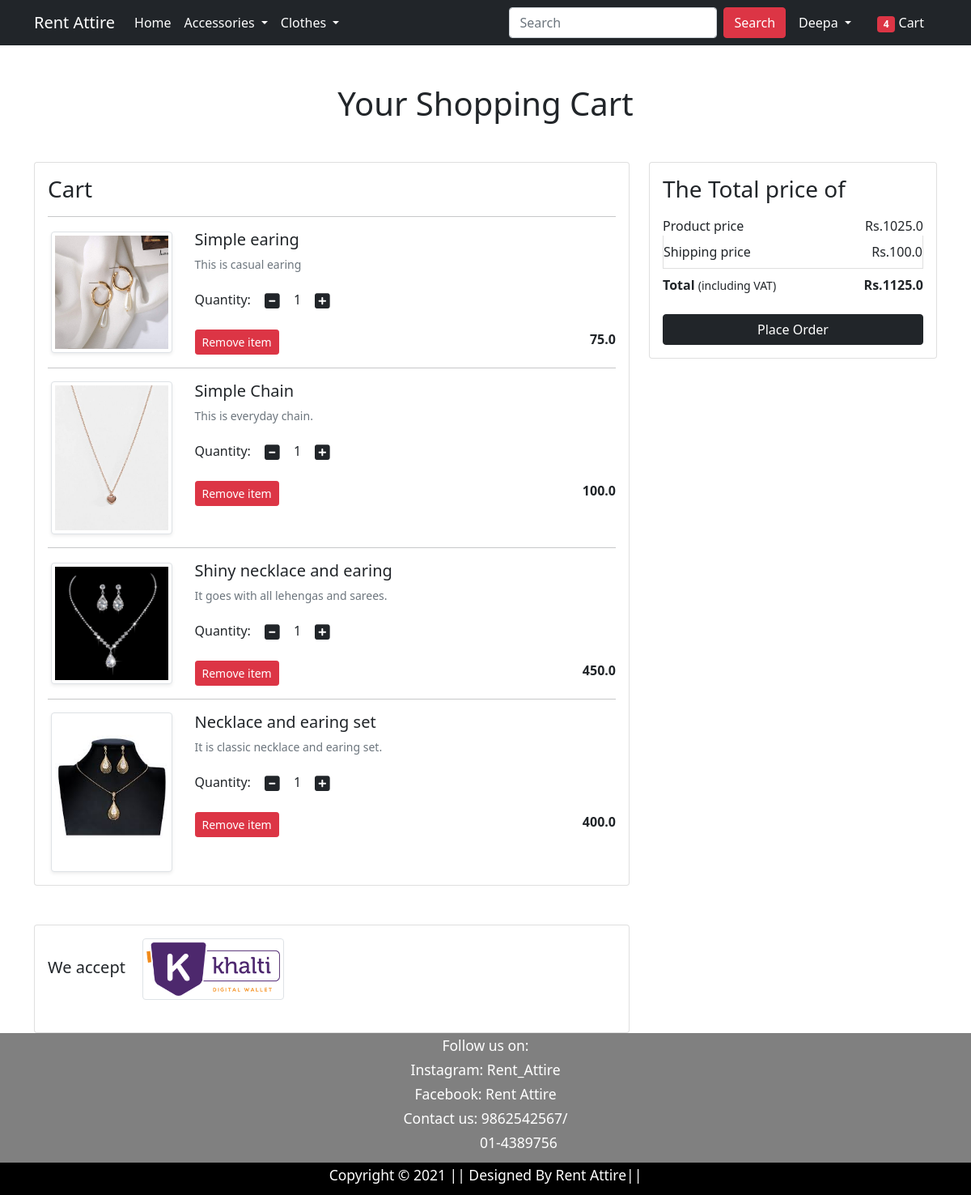
Screenshot of /cart/ (signed in) with the database file from the repository.
### app/models.py (models this page shows, shortened)
class Cart(models.Model):
    user = models.ForeignKey(User, on_delete=models.CASCADE)
    product = models.ForeignKey(Product, on_delete=models.CASCADE)
    quantity = models.PositiveIntegerField(default = 1)
    rent_duration = models.CharField(max_length=6, default='4 days')

class Product(models.Model):
    title = models.CharField(max_length=100)
    renting_price = models.FloatField()
    discounted_price = models.FloatField()
    description = models.TextField()
    category = models.CharField(choices = CATEGORY_CHOICES, max_length=2)
    materialandcare = models.TextField(null=True)
    product_image = models.ImageField(upload_to='producting')

### app/views.py (the view)
# urls.py: path('cart/', views.show_cart, name='showcart'),
@login_required
def show_cart(request):
    totalitem = 0
    if request.user.is_authenticated:
        totalitem = len(Cart.objects.filter(user=request.user))
        user=request.user
        cart = Cart.objects.filter(user=user)
        amount = 0.0
        shipping_amount = 100.0
        totalamount = 0.0
        cart_product = [p for p in Cart.objects.all() if p.user==user]
        if cart_product:
            for p in cart_product:
                tempamount = (p.quantity * p.product.discounted_price)
                amount+=tempamount
                totalamount = amount + shipping_amount
            return render(request, 'app/addtocart.html', {'carts':cart, 'totalamount':totalamount,
                          'amount':amount, 'shipping_amount':shipping_amount, 'totalitem':totalitem})
        else:
            return render(request, 'app/empty.html')

### app/templates/app/addtocart.html (shortened to what this page needs)
{% extends 'app/base.html' %}
{% load static %}
{% block main-content %}
<div class="container my-5">
 <div class="row">
  <h1 class="text-center mb-5">Your Shopping Cart</h1>
  <div class="col-sm-8">
  <div class="card">
   <div class="card-body">
    <h3>Cart</h3>
    {% for cart in carts %}
    <hr>
    <div class="row">
     <div class="col-sm-3 text-center align-self-center">
       <img src="{{cart.product.product_image.url}}" alt="" srcset="" class="img-fluid img-thumbnail shadow-sm" height="150" width="150"> </div>
     <div class="col-sm-9">
      <div>
       <h5>{{cart.product.title}}</h5>
       <p class="mb-2 text-muted small">{{cart.product.description}}</p>
       <div class="my-3">
        <label for="quantity">Quantity:</label>
        <a class="minus-cart btn" pid="{{cart.product.id}}"><i class="fas fa-minus-square fa-lg"></i></a>
          <span id="quantity">{{cart.quantity}}</span>
        <a class="plus-cart btn" pid="{{cart.product.id}}"><i class="fas fa-plus-square fa-lg"></i></a>
       </div>
       <div class="d-flex justify-content-between">
        <a href="#" class="btn btn-sm btn-danger mr-3 remove-cart" pid="{{cart.product.id}}">Remove item </a>
        <p class="mb-0"><span><strong>{{cart.product.discounted_price}}</strong></span></p>
       </div>
      </div>
     </div>
    </div>
    {% endfor %}
   </div>
   </div>
  </div>
  <div class="col-sm-4">
   <div class="card">
    <div class="card-body">
      <h3>The Total price of</h3>
      <ul class="list-group">
       <li class="list-group-item d-flex justify-content-between
       align-items-center border-0 px-0 pb-0"> Product price<span>Rs.<span id = "amount">{{amount}}</span></span></li>
       <li class="list-group-item d-flex justify-content-between
       align-items-center px-0">Shipping price<span>Rs.{{shipping_amount}}</span></li>
       <li class="list-group-item d-flex justify-content-between
       align-items-center border-0 px-0 mb-3">
        <div>
           <strong>Total</strong> <small>(including VAT)</small>
         </div>
         <span><strong>Rs.<strong id = "totalamount">{{totalamount}}</strong></strong></span>
       </li>
      </ul>
      <div class="d-grid"><a href="{% url 'checkout' %}" class="btn btn-dark">Place Order</a></div>
    </div>
   </div>
  </div>
 </div>
</div>
<div class="container">
 <div class="row">
  <div class="col-sm-8">
   <div class="card">
    <div class="card-body">
      <h5 class="mb-4">We accept &nbsp;&nbsp;
        <img src="{% static 'app/images/payavail/khalti-logo.jpg' %}"
        alt="" class="img-fluid img-thumbnail w-25" height="100px"
        width="10px"> </h5>
    </div>
  </div>
  </div>
 </div>
</div>
{% endblock main-content %}

### app/templates/app/base.html (shortened to what this page needs)
<!doctype html>
{% load static %}
<html lang="en">
  <head>
    <link href="https://cdn.jsdelivr.net/npm/bootstrap@5.0.0-beta1/dist/css/bootstrap.min.css" rel="stylesheet">
    <link rel="stylesheet" href="{% static 'app/css/owl.carousel.min.css' %}">
    <link rel="stylesheet" href="{% static 'app/css/all.min.css' %}">
    <link rel="stylesheet" href="{% static 'app/css/style.css' %}">
  </head>
  <body>
    <nav class="navbar navbar-expand-lg navbar-dark bg-dark">
     <div class="container">
       <a class="navbar-brand" href="/">Rent Attire</a>
       <div class="collapse navbar-collapse" id="navbarSupportedContent">
         <ul class="navbar-nav me-auto mb-2 mb-lg-0">
           <li class="nav-item">
             <a class="nav-link active" aria-current="page" href="/">Home</a>
           </li>
           <li class="nav-item dropdown">
             <a class="nav-link dropdown-toggle text-white" href="#" id="fashionDropdown" role="button" data-bs-toggle="dropdown" aria-expanded="false">
               Accessories
             </a>
           </li>
           <li class="nav-item dropdown">
             <a class="nav-link dropdown-toggle text-white" href="#" id="fashionDropdown" role="button" data-bs-toggle="dropdown" aria-expanded="false">
               Clothes
             </a>
           </li>
         </ul>
         <form  action="/search" method="GET" class="d-flex">
           <input class="form-control me-2" name="keyword" type="search" placeholder="Search" required aria-label="Search">
           <button class="btn btn-danger" type="submit">Search</button>
         </form>
         <div>
          <ul class="navbar-nav me-auto mb-2 mb-lg-0">
            {% if request.user.is_authenticated %}
           <li class="nav-item dropdown mx-2">
              <a class="nav-link dropdown-toggle text-white" href="#" id="profileDropdown" role="button" data-bs-toggle="dropdown" aria-expanded="false">
                {{request.user.username|capfirst}}
              </a>
            </li>
            <li class="nav-item mx-2">
             <a href="{% url 'showcart' %}" class="nav-link text-white"><span class="badge bg-danger">{{totalitem}}</span> Cart </a>
            </li>
            {% endif %}
          </ul>
         </div>
       </div>
     </div>
    </nav>
    {% block main-content %} {% endblock main-content %}
    <div class="footer">
    <small class="text-white"> Follow us on:<br> Instagram: Rent_Attire <br> Facebook: Rent Attire <br> Contact us: 9862542567/ <br> &nbsp;&nbsp;&nbsp;&nbsp;&nbsp;&nbsp;&nbsp;&nbsp;&nbsp;&nbsp;&nbsp;&nbsp;&nbsp;&nbsp;&nbsp;&nbsp;&nbsp; 01-4389756</small>
      <div class="footer-bottom">
        <small class="text-white">Copyright &copy; 2021 || Designed By Rent Attire|| </small>
      </div>
    </div>
  </body>
</html>

### app/templates/app/base.html (style rules this page uses)
.footer { position:relative; background-color:gray; text-align: center; font-size: 20px; height: 200px; bottom: 0%; }
.footer .footer-bottom { background-color:black; color:black; height: 40px; width: 100%; text-align: center; position: absolute; font-size: 20px; bottom: 0px; left: 0px; }

### rows the page displays
Cart: product.product_image (picture), product "Simple earing", product.description "This is casual earing", quantity "1", product.discounted_price "75.0"
Cart: product.product_image (picture), product "Simple Chain", product.description "This is everyday chain.", quantity "1", product.discounted_price "100.0"
Cart: product.product_image (picture), product "Shiny necklace and earing", product.description "It goes with all lehengas and sarees.", quantity "1", product.discounted_price "450.0"
Cart: product.product_image (picture), product "Necklace and earing set", product.description "It is classic necklace and earing set.", quantity "1", product.discounted_price "400.0"

### other values shown
{{ request.user.username|capfirst }} "Deepa"
{{ totalitem }} "4"
{{ amount }} "1025.0"
{{ shipping_amount }} "100.0"
{{ totalamount }} "1125.0"
